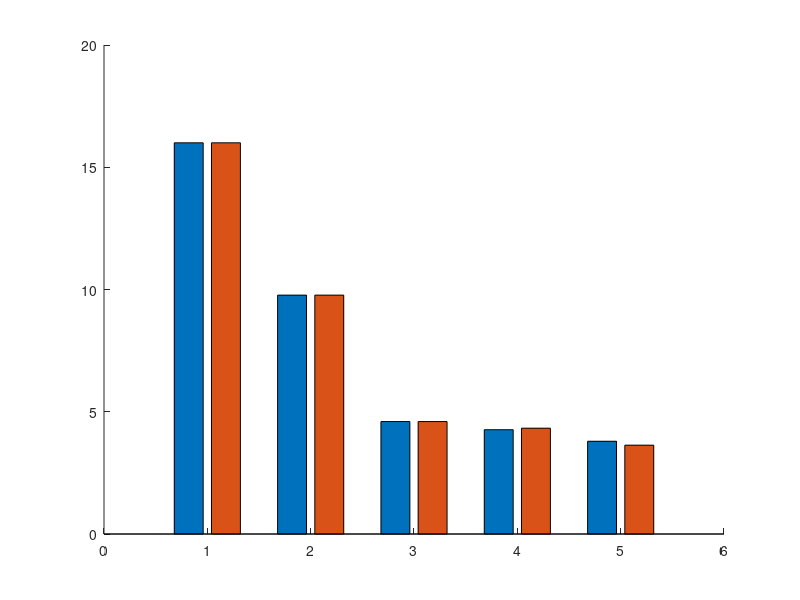

This figure's MATLAB source: (Note: this script raises an error after producing the figure.)
%THESIS_FIGS  MATLAB versions of the report figures that were not already
%  produced by Matlab_Sim/make_poster_figs.m:
%    figs/fig_bits.pdf      bits per value through the compressor (Section 10.3)
%    figs/fig_kr_sweep.pdf  CR against noise floor on Kiem's rebuilt scene (Section 9.2)
%  The other report figures (fig_stage1, fig_cr_bars, fig_cr_frames, fig_residual,
%  fig_input, fig_timing, fig_resources) come from make_poster_figs.m.
%  Run from anywhere:  run('D:\Thesis\ThesisA\thesis_unsw\figsrc_matlab\thesis_figs.m')

here   = fileparts(mfilename('fullpath'));
outDir = fullfile(here, '..', 'figs');
repl   = fullfile(here, '..', '..', 'kiem_replication', 'results');

ACC   = [47 93 124] / 255;    % blue
WARM  = [181 85 63] / 255;    % red
SLATE = [138 143 152] / 255;
GOLD  = [176 138 74] / 255;
FONT  = 'Times New Roman';

%% ---------------- fig_bits: bits per value through the compressor ----------------
% Bits per (real or imaginary) value, 50 frames, 4 RX, from the Stage 2 ratios.
% A plain grouped bar chart in MATLAB's default colours, styled like the
% Chapter 7 figures (thesis_figs_results.m). The first three stages are shared
% by both algorithms, so DRHE and LPC have the same height there.
stage = {'int16\newlinecontainer', 'occupied\newlinerange', 'Huffman,\newlineno prediction', ...
         '+ prediction', '+ re-derived\newlinedictionary'};
drhe = [16, 9.77, 16/3.479, 16/3.751, 16/4.218];
lpc  = [16, 9.77, 16/3.479, 16/3.697, 16/4.404];
f = figure('Color', 'w', 'Units', 'centimeters', 'Position', [2 2 13 7.5], 'Visible', 'off');
ax = axes(f); hold(ax, 'on');
b = bar(ax, 1:5, [drhe; lpc]', 'grouped');
fmt = @(v) compose('%.2f', v);
for k = 1:2
    y = b(k).YEndPoints; s = fmt(y); s(y >= 10) = compose('%.1f', y(y >= 10));
    text(ax, b(k).XEndPoints, y, s, 'HorizontalAlignment', 'center', 'VerticalAlignment', 'bottom', ...
         'FontName', FONT, 'FontSize', 7.5);
end
for i = 2:5   % reduction factor between successive stages (DRHE)
    text(ax, i - 0.5, (drhe(i-1) + drhe(i)) / 2 + 1.5, sprintf('\\div%.2f', drhe(i-1) / drhe(i)), ...
         'HorizontalAlignment', 'center', 'FontName', FONT, 'FontSize', 8.5);
end
set(ax, 'XTick', 1:5, 'XTickLabel', stage, 'TickLabelInterpreter', 'tex', 'FontName', FONT, ...
    'FontSize', 9, 'Box', 'on', 'YGrid', 'on', 'XGrid', 'off', 'GridAlpha', 0.15, 'TickDir', 'out', ...
    'LineWidth', 0.6);
ylabel(ax, 'bits per value'); ylim(ax, [0 18]); xlim(ax, [0.4 5.6]);
legend(ax, {'DRHE', 'LPC'}, 'Location', 'northeast', 'FontSize', 8.5);
exportgraphics(f, fullfile(outDir, 'fig_bits.pdf'), 'ContentType', 'vector', 'BackgroundColor', 'white');
close(f);

%% ---------------- fig_kr_sweep: CR against noise floor on Kiem's scene ----------------
hw = readtable(fullfile(repl, 'noise_sweep.csv'));        % Kiem's FFT-core scaling
pk = readtable(fullfile(repl, 'noise_sweep_peak.csv'));   % full-scale scaling (this thesis)
m  = hw.NF_target_dBFS >= -120;
% this thesis's own chain on synthetic scenes of Kiem's kind (Matlab_Sim logs)
early_nf = [-71.03, -70.70, -85.37, -95.08, -78.41, -82.45, -88.21, -90.03];
early_cr = [1.11, 1.10, 1.56, 2.08, 1.30, 1.44, 1.70, 1.79];

f = figure('Color', 'w', 'Units', 'centimeters', 'Position', [2 2 15.5 10]);
ax = axes(f); hold(ax, 'on');
h1 = plot(ax, hw.NF_target_dBFS(m), hw.DRHE_fixed(m), '-o', 'Color', ACC, 'MarkerSize', 3.5, ...
          'MarkerFaceColor', ACC, 'LineWidth', 1.1);
h2 = plot(ax, pk.NF_target_dBFS, pk.DRHE_fixed, '-s', 'Color', WARM, 'MarkerSize', 3.5, ...
          'MarkerFaceColor', WARM, 'LineWidth', 1.1);
h3 = plot(ax, hw.NF_target_dBFS(m), hw.LPC_raw(m), ':x', 'Color', SLATE, 'MarkerSize', 4, 'LineWidth', 1.1);
h4 = plot(ax, early_nf, early_cr, 'd', 'MarkerSize', 5, 'MarkerEdgeColor', GOLD, ...
          'MarkerFaceColor', 'w', 'LineWidth', 1.2);
h5 = plot(ax, -70.691, 3.25, 'p', 'MarkerSize', 12, 'MarkerFaceColor', [0.75 0.22 0.17], ...
          'MarkerEdgeColor', [0.75 0.22 0.17]);
yline(ax, 3.25, ':', 'Color', [0.75 0.22 0.17], 'LineWidth', 0.8, 'HandleVisibility', 'off');
xline(ax, -75, '--', 'Color', [0.4 0.4 0.4], 'LineWidth', 0.8, 'HandleVisibility', 'off');
text(ax, -74.4, 3.95, {'Kiem''s scene:', '-75 dBFS'}, 'FontName', FONT, 'FontSize', 8, 'Color', [0.3 0.3 0.3]);
set(ax, 'FontName', FONT, 'FontSize', 9, 'Box', 'off', 'XGrid', 'on', 'YGrid', 'on', ...
    'GridAlpha', 0.2, 'TickDir', 'out');
xlabel(ax, 'noise floor after non-coherent integration (dBFS)');
ylabel(ax, 'compression ratio');
xlim(ax, [-121 -59]); ylim(ax, [0 4.3]);
legend(ax, [h1 h2 h3 h4 h5], {'DRHE, Kiem''s FFT-core scaling', ...
    'DRHE, full-scale scaling (this thesis)', 'LPC-Huffman on raw ADC [Meucci]', ...
    'this thesis''s chain, synthetic scenes', 'Kiem, his Table 3.5 (real data)'}, ...
    'Box', 'off', 'FontSize', 8, 'NumColumns', 2, 'Location', 'southoutside');
exportgraphics(f, fullfile(outDir, 'fig_kr_sweep.pdf'), 'ContentType', 'vector', 'BackgroundColor', 'white');
close(f);
fprintf('thesis_figs: wrote fig_bits.pdf and fig_kr_sweep.pdf to %s\n', outDir);
